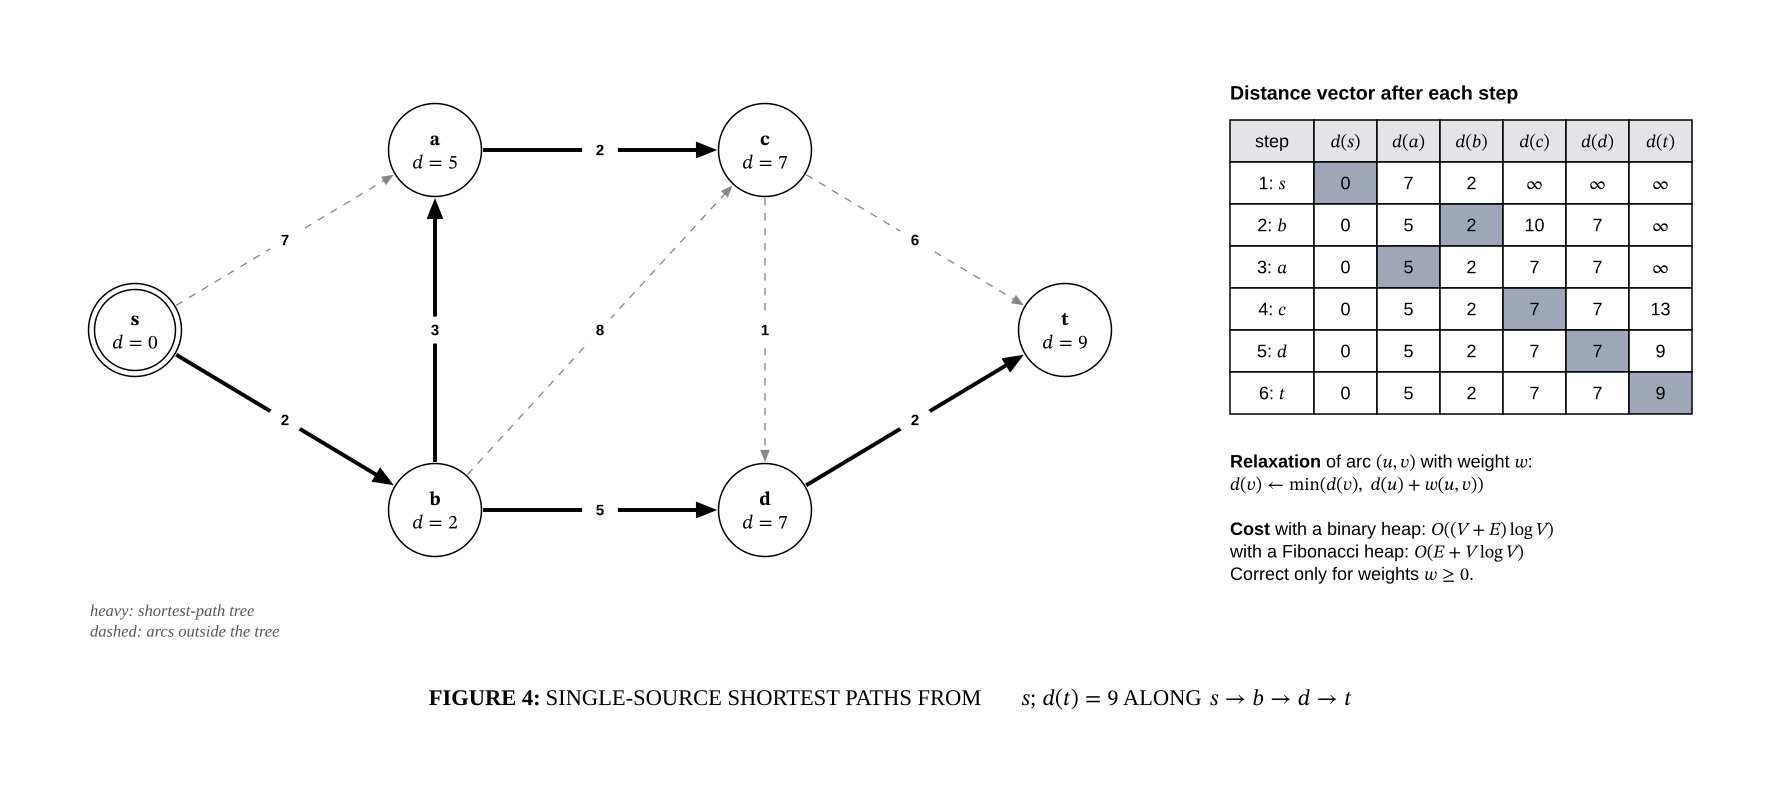

Source code (Python):
"""Dijkstra's algorithm on a weighted digraph, with its run laid out as a table.

The graph has six vertices and nine weighted arcs. Heavy arcs form the
shortest-path tree from $s$; each vertex shows its final distance $d(v)$.
The table beside it is the distance vector after each vertex is taken from
the priority queue; the shaded cell is the vertex settled at that step. The
distances and the table are computed by running the algorithm in the script.
"""
from __future__ import annotations

import heapq
import math
import sys
from pathlib import Path

from diagrams_as_code import Diagram, Style
from diagrams_as_code.output import render_all

VERTICES = {"s": (90, 220), "a": (290, 100), "b": (290, 340), "c": (510, 100), "d": (510, 340), "t": (710, 220)}
ARCS = [("s", "a", 7), ("s", "b", 2), ("b", "a", 3), ("a", "c", 2), ("b", "c", 8),
        ("b", "d", 5), ("c", "d", 1), ("c", "t", 6), ("d", "t", 2)]
D = 62.0
NODE = Style(radius=D / 2, font_size=13)
SOURCE = Style(radius=D / 2, font_size=13, double=4)
TREE = {"routing": "direct", "width": 2.6, "arrow_size": 0.9}
OTHER = {"routing": "direct", "width": 0.9, "color": "#888888", "style": "dashed", "arrow_size": 0.9}
CELL_W, CELL_H = 42.0, 28.0
HEAD = Style(fill="#E4E4E8", font_size=12)
PLAIN = Style(fill="#FFFFFF", font_size=12)
SETTLED = Style(fill="#9FA6B8", font_size=12)


def dijkstra(source: str):
    """Final distances, predecessors and the distance vector after each extraction."""
    inf = float("inf")
    dist = {v: inf for v in VERTICES}
    pred: dict[str, str] = {}
    dist[source] = 0
    heap, done, trace = [(0, source)], set(), []
    while heap:
        du, u = heapq.heappop(heap)
        if u in done:
            continue
        done.add(u)
        for x, y, w in ARCS:
            if x == u and du + w < dist[y]:
                dist[y], pred[y] = du + w, u
                heapq.heappush(heap, (dist[y], y))
        trace.append((u, dict(dist)))
    return dist, pred, trace


def diagram() -> Diagram:
    dist, pred, trace = dijkstra("s")
    with Diagram("Dijkstra shortest paths on a weighted digraph", theme="paper") as diag:
        nodes = {}
        for name, (x, y) in VERTICES.items():
            label = f"$\\mathbf{{{name}}}$\n$d = {dist[name]:g}$"
            nodes[name] = diag.shape(label, D, D, style=SOURCE if name == "s" else NODE).at(x, y, anchor="center")

        for u, v, w in ARCS:
            in_tree = pred.get(v) == u
            # Circles are boxes to the router, so end the arcs on the circles by hand.
            (x1, y1), (x2, y2) = VERTICES[u], VERTICES[v]
            length = math.hypot(x2 - x1, y2 - y1)
            ux, uy, r = (x2 - x1) / length, (y2 - y1) / length, D / 2 + 1
            diag.connect((x1 + ux * r, y1 + uy * r), (x2 - ux * r, y2 - uy * r), label=f"{w}",
                         **(TREE if in_tree else OTHER))

        # The run, one row per extraction from the queue.
        x0, y0 = 820.0, 80.0
        order = list(VERTICES)
        diag.text("**Distance vector after each step**", size=13).at(x0, y0 - 10, anchor="bottom_left")
        header = ["step", *order]
        for col, title in enumerate(header):
            text = title if col == 0 else f"$d({title})$"
            diag.shape(text, CELL_W + (14 if col == 0 else 0), CELL_H, style=HEAD, fit_label=False).at(
                x0 + col * CELL_W + (14 if col else 0), y0)
        for row, (settled, vector) in enumerate(trace, start=1):
            y = y0 + row * CELL_H
            diag.shape(f"{row}: ${settled}$", CELL_W + 14, CELL_H, style=PLAIN, fit_label=False).at(x0, y)
            for col, name in enumerate(order, start=1):
                value = "$\\infty$" if vector[name] == float("inf") else f"{vector[name]:g}"
                diag.shape(value, CELL_W, CELL_H, style=SETTLED if name == settled else PLAIN,
                           fit_label=False).at(x0 + col * CELL_W + 14, y)

        bottom = y0 + (len(trace) + 1) * CELL_H
        diag.text(
            "**Relaxation** of arc $(u, v)$ with weight $w$:\n"
            "$d(v) \\leftarrow \\min(d(v),\\; d(u) + w(u, v))$\n\n"
            "**Cost** with a binary heap: $O((V + E) \\log V)$\n"
            "with a Fibonacci heap: $O(E + V \\log V)$\n"
            "Correct only for weights $w \\geq 0$.",
            size=12,
        ).at(x0, bottom + 24)
        diag.text("heavy: shortest-path tree\ndashed: arcs outside the tree", size=11,
                  font="serif", italic=True, color="#555555").at(60, 400)
        diag.caption("**Figure 4:** Single-source shortest paths from $s$; $d(t) = 9$ along "
                     "$s \\to b \\to d \\to t$", small_caps=True)
    return diag


def build_diagram(output_dir: Path | str = "output/computer_science") -> Path:
    return render_all(diagram(), output_dir, "04_dijkstra_shortest_paths")["svg"]


if __name__ == "__main__":
    dest = Path(sys.argv[1]) if len(sys.argv) > 1 else Path("output/computer_science")
    build_diagram(dest)
